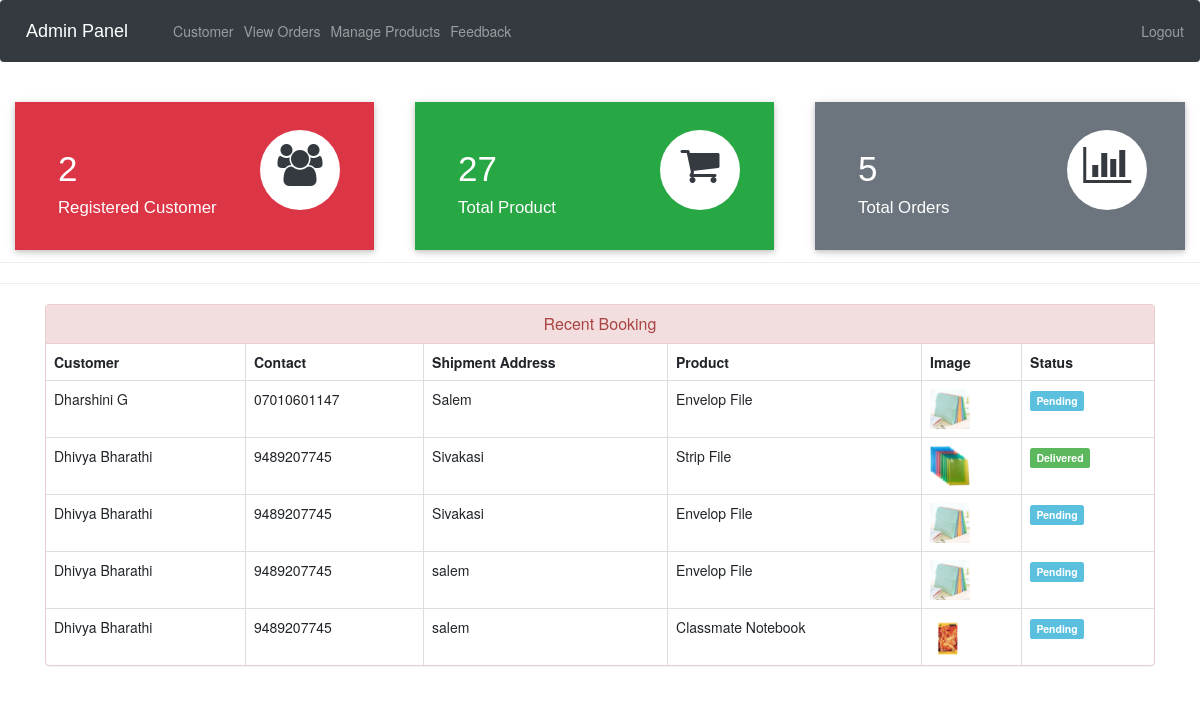
/admin-dashboard (signed in), run on an earlier commit of the app's database.
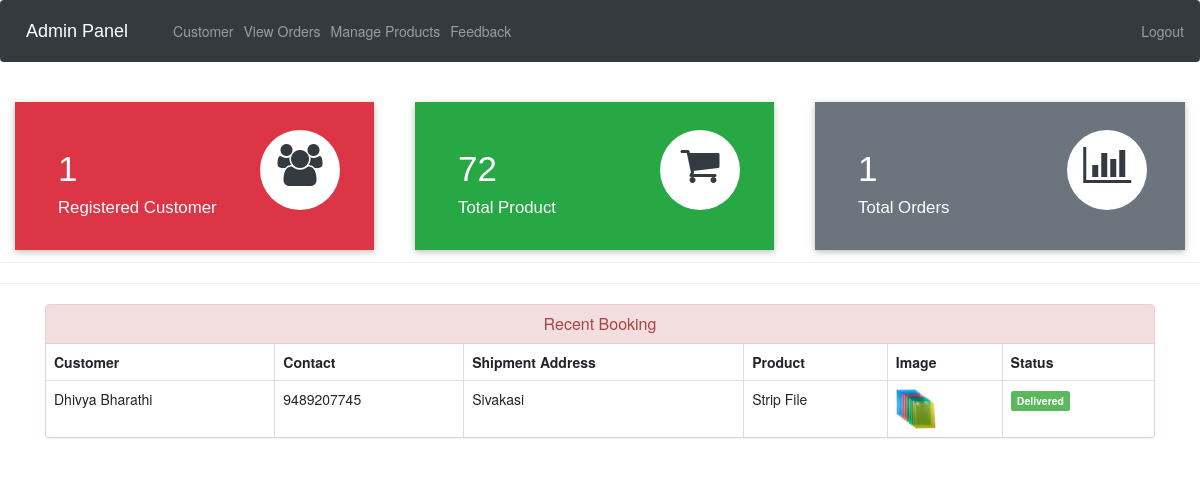
And on a later commit of the database.
### ecom/models.py (models this page shows, shortened)
class Customer(models.Model):
    user=models.OneToOneField(User,on_delete=models.CASCADE)
    profile_pic= models.ImageField(upload_to='profile_pic/CustomerProfilePic/',null=True,blank=True)
    address = models.CharField(max_length=40)
    mobile = models.CharField(max_length=20,null=False)
    @property
    def get_name(self):
        return self.user.first_name+" "+self.user.last_name

class Orders(models.Model):
    STATUS =(
        ('Pending','Pending'),
        ('Order Confirmed','Order Confirmed'),
        ('Out for Delivery','Out for Delivery'),
        ('Delivered','Delivered'),
    )
    customer=models.ForeignKey('Customer', on_delete=models.CASCADE,null=True)
    product=models.ForeignKey('Product',on_delete=models.CASCADE,null=True)
    email = models.CharField(max_length=50,null=True)
    address = models.CharField(max_length=500,null=True)
    mobile = models.CharField(max_length=20,null=True)
    order_date= models.DateField(auto_now_add=True,null=True)
    status=models.CharField(max_length=50,null=True,choices=STATUS)

class Product(models.Model):
    name=models.CharField(max_length=40)
    product_image= models.ImageField(upload_to='product_image/',null=True,blank=True)
    price = models.PositiveIntegerField()
    description=models.CharField(max_length=40)

### ecom/views.py (the view)
# urls.py: path('admin-dashboard', views.admin_dashboard_view,name='admin-dashboard'),
@login_required(login_url='adminlogin')
def admin_dashboard_view(request):
    customercount=models.Customer.objects.all().count()
    productcount=models.Product.objects.all().count()
    ordercount=models.Orders.objects.all().count()
    orders=models.Orders.objects.all()
    ordered_products=[]
    ordered_bys=[]
    for order in orders:
        ordered_product=models.Product.objects.all().filter(id=order.product.id)
        ordered_by=models.Customer.objects.all().filter(id = order.customer.id)
        ordered_products.append(ordered_product)
        ordered_bys.append(ordered_by)
    mydict={
    'customercount':customercount,
    'productcount':productcount,
    'ordercount':ordercount,
    'data':zip(ordered_products,ordered_bys,orders),
    }
    return render(request,'ecom/admin_dashboard.html',context=mydict)

### templates/ecom/admin_dashboard.html
{% extends 'ecom/admin_base.html' %}
{% load static %}
{% block content %}
<br>
{%include 'ecom/admin_dashboard_cards.html'%}
<br><br><br><br><br>
<hr><hr>
<div class="container" >
    <div class="panel panel-danger" >
      <div class="panel-heading" style="text-align:center;">
        <h6 class="panel-title">Recent Booking</h6>
      </div>
      <table class="table table-hover table-bordered" id="dev-table">
        <thead>
          <tr>
            <th>Customer</th>
            <th>Contact</th>
            <th>Shipment Address</th>
            <th>Product</th>
            <th>Image</th>
            <th>Status</th>
          </tr>
        </thead>
        {% for product,customer,order in data %}
        <tr>
          {% for c in customer %}
          <td> {{c.get_name}}</td>
          <td>{{c.mobile}}</td>
          <td>{{order.address}}</td>
          {% endfor %}
          {% for p in product %}
          <td> {{p.name}}</td>
          <td> <img src="{% static p.product_image.url %}" alt="Profile Pic" height="40px" width="40px" /></td>
          {% if order.status == 'Pending'%}
          <td> <span class="label label-info">{{order.status}}</span></td>
          {% elif order.status == 'Delivered' %}
          <td> <span class="label label-success">{{order.status}}</span></td>
          {% elif order.status == 'Out for Delivery' %}
          <td> <span class="label label-warning">{{order.status}}</span></td>
          {%else%}
            <td> <span class="label label-primary">{{order.status}}</span></td>
          {%endif%}
          {% endfor %}
        </tr>
        {% endfor %}
      </table>
  </div>
</div>
{% endblock content %}

What changed in the data, as far as the page shows it:
removed Orders: address "Salem", status "Pending"
removed Customer: get_name "Dharshini G", mobile "07010601147"
no longer on this page (row unchanged): Product: name "Envelop File", product_image (picture)
removed Orders: address "Sivakasi", status "Pending", Customer (get_name "Dhivya Bharathi", mobile "9489207745")
removed Orders: address "salem", status "Pending", Customer (get_name "Dhivya Bharathi", mobile "9489207745")
removed Orders: address "salem", status "Pending", Customer (get_name "Dhivya Bharathi", mobile "9489207745")
no longer on this page (row unchanged): Product: name "Classmate Notebook", product_image (picture)
Also different on the page:
{{ customercount }}: "2" → "1"
{{ productcount }}: "27" → "72"
{{ ordercount }}: "5" → "1"
